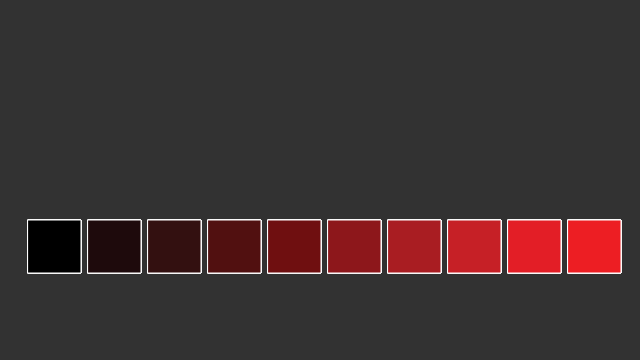
Frame 1 (no input)
Frame 2 (the mouse pressed at the canvas centre, redrawn once): identical to frame 1, image omitted

The p5.js sketch that drew this single still picture (run headless with seeded random() and noise() and a simulated clock; the mouse was pressed at the canvas centre and the sketch redrawn once):

// p5.js sketch
// ── sketch.js
function setup() {
	// create a place to draw
	createCanvas(640, 360);
	noStroke();
	noLoop();

}

function draw() {
	// clear the background
	background(50, 50, 50);

	// set a fill color
	fill(0, 0, 0);

	// set stroke
	stroke(255, 255, 255);

	// draw the rectangle
	var rectW = (53);{
	var rectH = (53);

	for(var y = 0; y < 4; y++)
	for(var x = 0; x < 10; x++)
			rect(x * 60 + 28, y * 0 + 220, rectW, rectH );

			// draw rectangles
	 	 fill(0, 0, 0);
	 	 rect(28, 220, rectW, rectH);
		 fill(30, 10, 12);
	 	 rect(88, 220, rectW, rectH);
		 fill(51, 16, 16);
	 	 rect(148, 220, rectW, rectH);
		 fill(81, 16, 16);
		 rect(208, 220, rectW, rectH);
		 fill(111, 15, 16);
		 rect(268, 220, rectW, rectH);
		 fill(141, 23, 27);
		 rect(328, 220, rectW, rectH);
		 fill(169, 29, 34);
		 rect(388, 220, rectW, rectH);
		 fill(198, 32, 38);
		 rect(448, 220, rectW, rectH);
		 fill(227, 30, 38);
		 rect(508, 220, rectW, rectH);
		 fill(237, 30, 35);
		 rect(568, 220, rectW, rectH);

}



}
